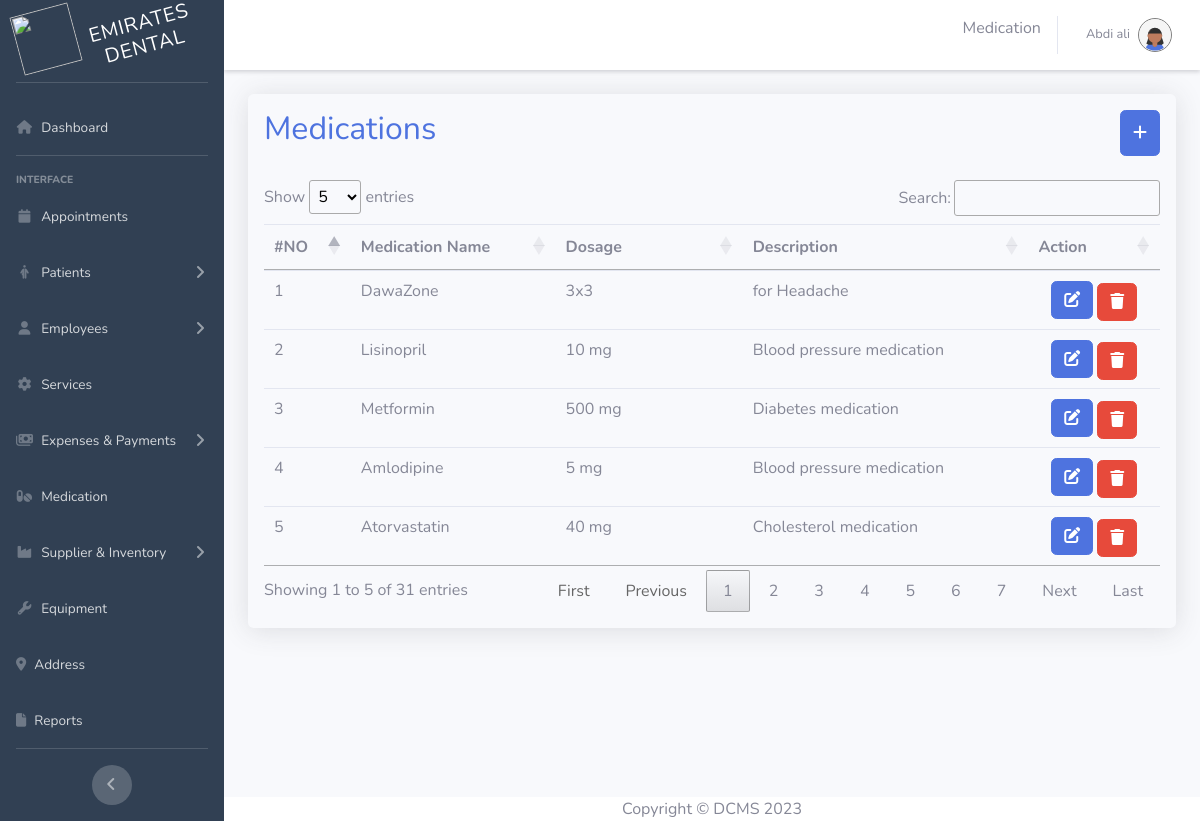
Page /index.php?page=medication (signed in) on the committed database.
### tables this page shows
CREATE TABLE `medications` (
  `medication_id` int(11) NOT NULL,
  `medication_name` varchar(100) DEFAULT NULL,
  `medication_dosage` varchar(100) DEFAULT NULL,
  `medication_description` text DEFAULT NULL
);

### index.php (called while the page is built, shortened)
<?php
$is404 = false;
$page = '';
if(isset($_GET['page']) && !empty($_GET['page'])){
    $page = $_GET['page'];
    $title = $titles[$page]["title"];
    $file = $titles[$page]["path"]."/$page.php";
}
elseif(!in_array($page, $titles)){
    $is404 = true;
}
else{
    header("Location: index.php?page=dashboard");
}
require_once('./includes/header.php');
require_once('./includes/sidebar.php');
require_once($is404 ? './includes/404.php' : $file );
require_once('./includes/footer.php');
?>

### app/medication/medication.php (the view, shortened to what this page needs)
<?php
include_once('./app/database/conn.php')
?>
<div class="container-fluid ">
    <div class=" mt-1 p-3 shadow overflow-auto rounded">
        <div class='small' id='small'></div>
        <div class='d-flex justify-content-between mb-4'>
            <h2 class="text-center text-primary">Medications</h2>
            <button type="button" class="btn btn-primary me-5" data-toggle="modal" data-target="#medicationModal">
            <i class="fa-solid fa-plus "></i>
            </button>
        </div>
        <table class="table table-hover" id="dataTable">
            <thead>
                <tr>
                <th scope="col">#NO</th>
                    <th>Medication Name</th>
                    <th>Dosage</th>
                    <th>Description</th>
                    <th> Action</th>
                </tr>
            </thead>
            <tbody>
                <?php
                $count=0;
                $result = mysqli_query($conn, "SELECT * FROM medications");
                while ($row = mysqli_fetch_assoc($result)) {
                    $count++;
                    echo "<tr>";
                    echo "<td>" . $count . "</td>";
                    echo "<td>" . $row['medication_name'] . "</td>";
                    echo "<td>" . $row['medication_dosage'] . "</>";
                    echo "<td>" . $row['medication_description'] . "</td>";
                    echo "<td class='text-center'>
                                    <button  class='btn btn-primary' onclick='editMedication(" . $row['medication_id'] . ")'> <i class='fa fa-edit'></i> </button>
                                    <a href='#' class='btn btn-danger ms-2 mt-1' onclick='deleteMedication(" . $row['medication_id'] . ")'> <i class='fa fa-trash'></i> </a>
                                  </td>";
                    echo "</tr>";
                }
                ?>
            </tbody>
        </table>
    </div>
</div>

### includes/header.php (shortened to what this page needs)
<!DOCTYPE html>
<html lang="en">
<head>
    <link rel="stylesheet" href="./vendor/fontawesome/css/all.min.css">
    <link href="css/sb-admin-2.min.css" rel="stylesheet">
    <link href="./vendor/fullcalendar/lib/main.min.css" rel="stylesheet">
    <link href="./vendor/DataTables/DataTables/css/jquery.dataTables.min.css" rel="stylesheet">
    <link href="./vendor/DataTables/Buttons/css/buttons.dataTables.min.css" rel="stylesheet">
    <link href="./vendor/select2/css/select2.css" rel="stylesheet">
</head>
<body id="page-top" class="bg-light">
    <div id="wrapper">

### includes/sidebar.php (shortened to what this page needs)
<ul class="navbar-nav bg sidebar sidebar-dark accordion sticky-top" id="accordionSidebar">
    <a class="sidebar-brand d-flex align-items-center justify-content-center mt-1" href="index.php">
        <div class="sidebar-brand-icon rotate-n-15">
            <img class="sidebar-brand-icon" src="./app/img/logos/favicon.svg" height="60px" width="60px">
        </div>
        <h5 class="sidebar-brand-text rotate-n-15">Emirates Dental</h5>
    </a>
    <hr class="sidebar-divider mt-2">
    <li class="nav-item">
        <a class="nav-link" href="index.php?page=dashboard">
            <i class="fas fa-fw fa-house"></i>
            <span>Dashboard</span></a>
    </li>
    <hr class="sidebar-divider">
    <div class="sidebar-heading">
        Interface
    </div>
    <li class="nav-item">
        <a class="nav-link" href="index.php?page=appointment">
            <i class="fa fa-fw fa-calendar"></i>
            <span>Appointments</span>
        </a>
    </li>
    <li class="nav-item">
        <a class="nav-link collapsed" href="#" data-toggle="collapse" data-target="#collapsePatient" aria-expanded="true" aria-controls="collapseUtilities">
            <i class="fa-solid fa-fw fa-person-half-dress"></i>
            <span>Patients</span>
        </a>
    </li>
    <?php
    if ($_SESSION['isAdmin']) {
    ?>
        <li class="nav-item">
            <a class="nav-link collapsed" href="#" data-toggle="collapse" data-target="#collapseStaff" aria-expanded="true" aria-controls="collapseUtilities">
                <i class="fas fa-fw fa-user"></i>
                <span>Employees</span>
            </a>
        </li>
    <?php
    } ?>
    <li class="nav-item">
        <a class="nav-link " href="index.php?page=services" >
            <i class="fas fa-fw fa-gear"></i>
            <span>Services </span>
        </a>
    </li>
    <li class="nav-item">
        <a class="nav-link collapsed" href="#" data-toggle="collapse" data-target="#collapseExpenses" aria-expanded="true" aria-controls="collapseUtilities">
            <i class="fas fa-fw fa-money-bills"></i>
            <span>Expenses & Payments</span>
        </a>
    </li>
    <li class="nav-item">
        <a class="nav-link collapsed" href="index.php?page=medication" >
            <i class="fas fa-fw fa-pills"></i>
            <span>Medication</span>
        </a>
    </li>
    <li class="nav-item">
        <a class="nav-link collapsed" href="#" data-toggle="collapse" data-target="#collapseSupplier" aria-expanded="true" aria-controls="collapseUtilities">
            <i class="fas fa-fw fa-industry"></i>
            <span>Supplier & Inventory</span>
        </a>
    </li>
    <li class="nav-item">
        <a class="nav-link" href="index.php?page=equipment">
            <i class="fas fa-fw fa-wrench"></i>
            <span>Equipment</span>
        </a>
    </li>
    <li class="nav-item">
        <a class="nav-link " href="index.php?page=address">
            <i class="fa-solid fa-location-dot"></i>
            <span>Address</span>
        </a>
    </li>
    <li class="nav-item">
        <a class="nav-link " href="index.php?page=reports">
            <i class="fa-solid fa-file"></i>
            <span>Reports</span>
        </a>
    </li>
    <hr class="sidebar-divider d-none d-md-block">
    <div class="text-center d-none d-md-inline">
        <button class="rounded-circle border-0" id="sidebarToggle"></button>
    </div>
</ul>
<div id="content-wrapper" class="d-flex flex-column">
    <div id="content">
        <nav class="navbar navbar-expand navbar-light bg-white topbar mb-4 static-top shadow-sm">
            <ul class="navbar-nav ml-auto">
                <li class="mt-3 text-center me-5 fs-4">
                    <?php if (isset($title)) {
                        echo $title;
                    } ?>
                </li>
                <li class="nav-item dropdown no-arrow">
                    <a class="nav-link dropdown-toggle" href="#" id="userDropdown" role="button" data-toggle="dropdown" aria-haspopup="true" aria-expanded="false">
                        <span class="mr-2 d-none d-lg-inline text-gray-600 small"><?php echo $_SESSION["employee_name"];  ?></span>
                        <div class="rounded-circle " style="border: 1px solid grey;">
                            <img class="img-profile rounded-circle" alt="" src="<?php echo './app/img/employee/' . $_SESSION["profile"];  ?>">
                        </div>
                    </a>
                </li>
            </ul>
        </nav>

### includes/footer.php (shortened to what this page needs)
    <footer class="footer fixed-bottom bg-white">
        <div class="container my-auto">
            <div class="copyright text-center my-auto">
                <span>Copyright &copy; DCMS 2023</span>
            </div>
        </div>
    </footer>
    </div>
    </div>
</div>
    </body>
    </html>

### includes/sidebar.php (style rules this page uses)
.bg { background-color: rgb(49, 64, 83); }

### includes/footer.php (style rules this page uses)
.footer { margin-left: 224px; }

### rows in the picture
medications: medication_name "DawaZone", medication_dosage "3x3", medication_description "for Headache"
medications: medication_name "Lisinopril", medication_dosage "10 mg", medication_description "Blood pressure medication"
medications: medication_name "Metformin", medication_dosage "500 mg", medication_description "Diabetes medication"
medications: medication_name "Amlodipine", medication_dosage "5 mg", medication_description "Blood pressure medication"
medications: medication_name "Atorvastatin", medication_dosage "40 mg", medication_description "Cholesterol medication"

### other values in the picture
$title "Medication"
$_SESSION["employee_name"] "Abdi ali"
